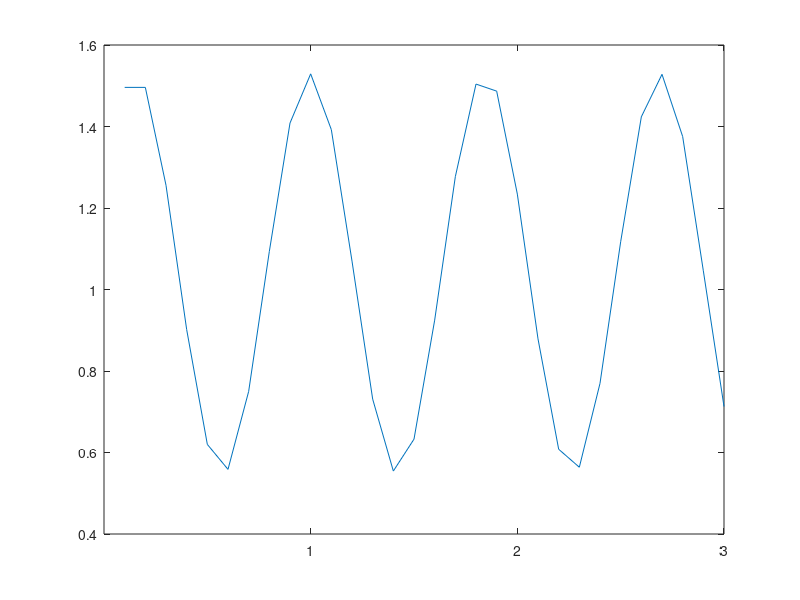

This chart was generated by the following MATLAB code:
dt = 0.1;
simulationLength = 3;
numIterations = simulationLength / dt;

initDisplacement = 0.3; % m (initial displacement of spring)
springConstant = 10; % N/m
unweightedLength = 1; % m (unweighted length of spring)
gravitationalConstant = 9.8; % m/s^2
mass = 0.2; % kg
weight = mass * gravitationalConstant;
weightDisplacement = weight / springConstant;

dVdt = @(tprev, Vprev) Vprev;

length = zeros(1,numIterations);
length(1) = unweightedLength + weightDisplacement + initDisplacement;
velocity = zeros(1,numIterations);
velocity(1) = 0;

for t = 2:numIterations
  l1 = dVdt(t-1, velocity(t-1)) * dt;
  l2 = dVdt(t-1 + 0.5 * dt, velocity(t-1) + 0.5 * l1) * dt;
  l3 = dVdt(t-1 + 0.5 * dt, velocity(t-1) + 0.5 * l2) * dt;
  l4 = dVdt(t-1 + dt, velocity(t-1) + l3) * dt;
  length(t) = length(t-1) + (l1 + 2 * l2 + 2 * l3 + l4) / 6;

  displacement = length(t) - unweightedLength;
  restoringForce = -springConstant * displacement;
  acceleration = weight + restoringForce / mass;
  velocity(t) = velocity(t-1) + acceleration * dt;
end

plot(1:numIterations,length);
xticks((1:simulationLength) / dt);
xticklabels(1:simulationLength);